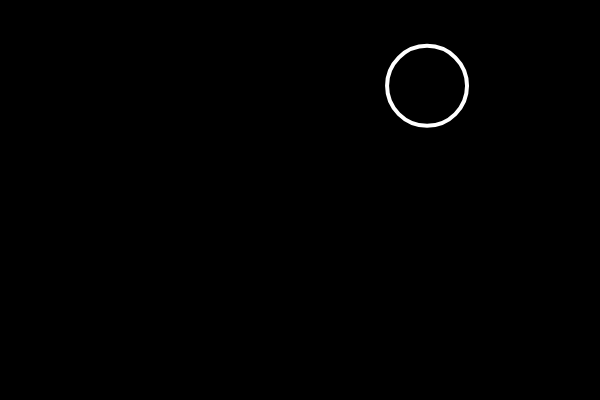
Frame 1 (no input)
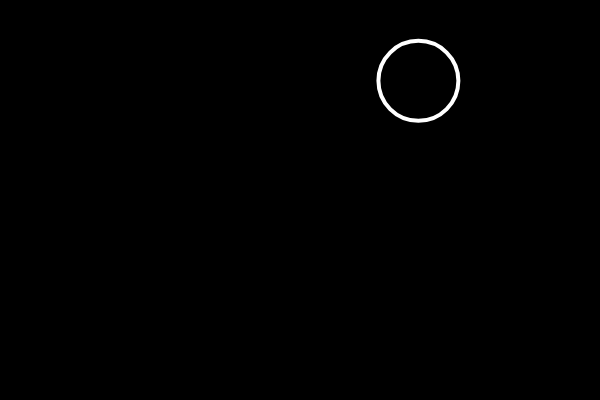
Frame 60 (no input)
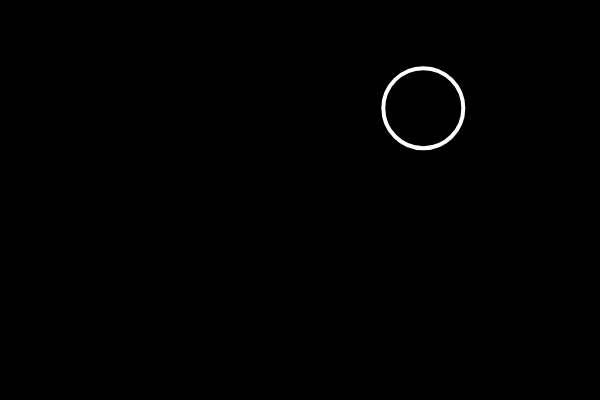
Frame 120 (the mouse pressed at the canvas centre since frame 60)

The p5.js sketch that drew these frames (run headless with seeded random() and noise() and a simulated clock; from frame 60 on, the mouse is pressed at the canvas centre):

// p5.js sketch
// ── sketch.js
//let bubbles = [];
let bubble;

function setup() {
  createCanvas(600, 400);
  let x = random(width);
  let y = random(height);
  let r = random(10,50);
  
let b = new Bubble(x,y,r);
bubble = new Bubble(x,y,r);

}

function mousePressed(){
bubble.clicked();
}

function draw() {
  background(0);

bubble.move();
bubble.show();

  // for (let i = 0; i < bubbles.length; i++) {
  //   bubbles[i].move();
  //   bubbles[i].show();
  // }
}

class Bubble {
  constructor(tempX, tempY, tempR) {
    this.x = tempX;
    this.y = tempY;
    this.r = tempR;
  }

  clicked(){
    let d = dist(mouseX, mouseY, this.x, this.y);

    if (d<this.r){
      print ("Clicked on bubble");    
    }
    
  }

  move() {
    this.x = this.x + random(-5, 5);
    this.y = this.y + random(-5, 5);
  }

  show() {
    stroke(255);
    strokeWeight(4);
    noFill();
    ellipse(this.x, this.y, this.r * 2);
  }
}
